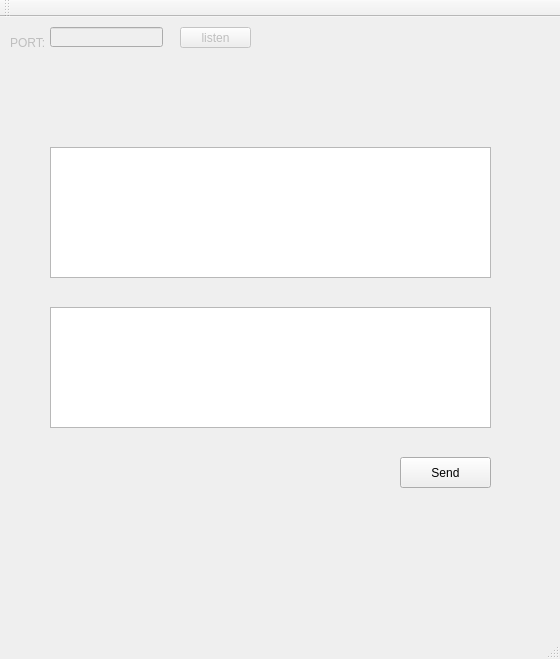
<?xml version="1.0" encoding="UTF-8"?>
<ui version="4.0">
 <class>QtServer2Class</class>
 <widget class="QMainWindow" name="QtServer2Class">
  <property name="geometry">
   <rect>
    <x>0</x>
    <y>0</y>
    <width>560</width>
    <height>659</height>
   </rect>
  </property>
  <property name="windowTitle">
   <string>QtServer2</string>
  </property>
  <widget class="QWidget" name="centralWidget">
   <widget class="QPushButton" name="pushButton_Listen">
    <property name="enabled">
     <bool>false</bool>
    </property>
    <property name="geometry">
     <rect>
      <x>180</x>
      <y>10</y>
      <width>71</width>
      <height>21</height>
     </rect>
    </property>
    <property name="text">
     <string>listen</string>
    </property>
   </widget>
   <widget class="QLabel" name="label">
    <property name="enabled">
     <bool>false</bool>
    </property>
    <property name="geometry">
     <rect>
      <x>10</x>
      <y>10</y>
      <width>41</width>
      <height>31</height>
     </rect>
    </property>
    <property name="text">
     <string>PORT:</string>
    </property>
   </widget>
   <widget class="QLineEdit" name="lineEdit_Port">
    <property name="enabled">
     <bool>false</bool>
    </property>
    <property name="geometry">
     <rect>
      <x>50</x>
      <y>10</y>
      <width>113</width>
      <height>20</height>
     </rect>
    </property>
   </widget>
   <widget class="QTextEdit" name="textEdit_Recv">
    <property name="geometry">
     <rect>
      <x>50</x>
      <y>130</y>
      <width>441</width>
      <height>131</height>
     </rect>
    </property>
   </widget>
   <widget class="QTextEdit" name="textEdit_Send">
    <property name="geometry">
     <rect>
      <x>50</x>
      <y>290</y>
      <width>441</width>
      <height>121</height>
     </rect>
    </property>
   </widget>
   <widget class="QPushButton" name="pushButton_Send">
    <property name="geometry">
     <rect>
      <x>400</x>
      <y>440</y>
      <width>91</width>
      <height>31</height>
     </rect>
    </property>
    <property name="text">
     <string>Send</string>
    </property>
   </widget>
   <widget class="QLabel" name="label_2">
    <property name="geometry">
     <rect>
      <x>310</x>
      <y>130</y>
      <width>81</width>
      <height>21</height>
     </rect>
    </property>
    <property name="text">
     <string/>
    </property>
   </widget>
  </widget>
  <widget class="QMenuBar" name="menuBar">
   <property name="geometry">
    <rect>
     <x>0</x>
     <y>0</y>
     <width>560</width>
     <height>22</height>
    </rect>
   </property>
  </widget>
  <widget class="QToolBar" name="mainToolBar">
   <attribute name="toolBarArea">
    <enum>TopToolBarArea</enum>
   </attribute>
   <attribute name="toolBarBreak">
    <bool>false</bool>
   </attribute>
  </widget>
  <widget class="QStatusBar" name="statusBar"/>
 </widget>
 <layoutdefault spacing="6" margin="11"/>
 <resources>
  <include location="QtServer2.qrc"/>
 </resources>
 <connections/>
</ui>
